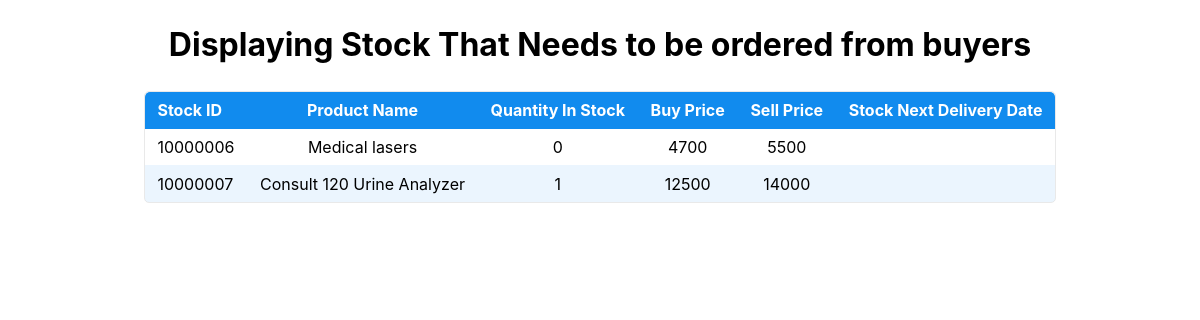
Page /stocktobeordered.php on the committed database.
### tables this page shows
CREATE TABLE `stock_information` (
  `StockID` int(11) NOT NULL,
  `StockName` varchar(50) NOT NULL,
  `QuantityInStock` int(11) NOT NULL,
  `buyPrice` double NOT NULL,
  `sellPrice` double NOT NULL
);

### stocktobeordered.php (the view, shortened to what this page needs)
<!DOCTYPE html>
<html lang="en">
<head>
    <link rel="stylesheet" href="assets/baseStyle.css">
</head>
<body>
    <h1 style="text-align:center;">Displaying Stock That Needs to be ordered from buyers</h1>
    <section>
                    <?php
                    require_once "dbConfig.php";
                    $sql = "SELECT * FROM stock_information where QuantityInStock<10 order by QuantityInStock";
                    if($result = $dbConnection->query($sql)){
                        if($result->num_rows > 0){
                            echo '<table class="table table-bordered table-striped">';
                                echo "<thead>";
                                    echo "<tr>";
                                        echo "<th>Stock ID</th>";
                                        echo "<th>Product Name</th>";
                                        echo "<th>Quantity In Stock</th>";
                                        echo "<th>Buy Price</th>";
                                        echo "<th>Sell Price</th>";
                                        echo "<th>Stock Next Delivery Date</th>";
                                    echo "</tr>";
                                echo "</thead>";
                                echo "<tbody>";
                                while($row = $result->fetch_array()){
                                    echo "<tr>";
                                        echo "<td>" . $row['StockID'] . "</td>";
                                        echo "<td>" . $row['StockName'] . "</td>";
                                        echo "<td>" . $row['QuantityInStock'] . "</td>";
                                        echo "<td>" . $row['buyPrice'] . "</td>";
                                        echo "<td>" . $row['sellPrice'] . "</td>";
                                        echo "<td>" . $row['nextDeliveryDate'] . "</td>";
                                    echo "</tr>";
                                }
                                echo "</tbody>";
                            echo "</table>";
                        } else{
                            echo '<div class="alert alert-danger"><em>No records were found.</em></div>';
                        }
                    } else{
                        echo "Oops! Something went wrong. Please try again later.";
                    }
                    ?>
</section>
</body>
</html>

### assets/baseStyle.css (style rules this page uses)
:root { --active-brightness: 0.85; --border-radius: 5px; --box-shadow: 2px 2px 10px; --color-accent: #118bee15; --color-bg: #fff; --color-bg-secondary: #e9e9e9; --color-link: #118bee; --color-secondary: #e90d0d; --color-secondary-accent: #920de90b; --color-shadow: #f4f4f4; --color-table: #118bee; --color-text: #000; --color-text-secondary: #999; --font-family: -apple-system, BlinkMacSystemFont, "Segoe UI", Roboto, Oxygen-Sans, Ubuntu, Cantarell, "Helvetica Neue", sans-serif; --hover-brightness: 1.2; --justify-important: center; --justify-normal: left; --line-height: 1.5; --width-card: 285px; --width-card-medium: 460px; --width-card-wide: 800px; --width-content: 1080px; }
body { background: var(--color-bg); color: var(--color-text); font-family: var(--font-family); line-height: var(--line-height); margin: 0; overflow-x: hidden; padding: 0; }
section { display: flex; flex-wrap: wrap; justify-content: var(--justify-important); }
h1, h2, h3, h4, h5, h6 { line-height: var(--line-height); }
table { border: 1px solid var(--color-bg-secondary); border-radius: var(--border-radius); border-spacing: 0; display: inline-block; max-width: 100%; overflow-x: auto; padding: 0; white-space: nowrap; }
table td, table th, table tr { padding: 0.4rem 0.8rem; text-align: var(--justify-important); }
table thead { background-color: var(--color-table); border-collapse: collapse; border-radius: var(--border-radius); color: var(--color-bg); margin: 0; padding: 0; }
table thead th:first-child { border-top-left-radius: var(--border-radius); }
table thead th:last-child { border-top-right-radius: var(--border-radius); }
table thead th:first-child, table tr td:first-child { text-align: var(--justify-normal); }
table tr:nth-child(even) { background-color: var(--color-accent); }

### rows in the picture
stock_information: StockID "10000006", StockName "Medical lasers", QuantityInStock "0", buyPrice "4700", sellPrice "5500"
stock_information: StockID "10000007", StockName "Consult 120 Urine Analyzer", QuantityInStock "1", buyPrice "12500", sellPrice "14000"
